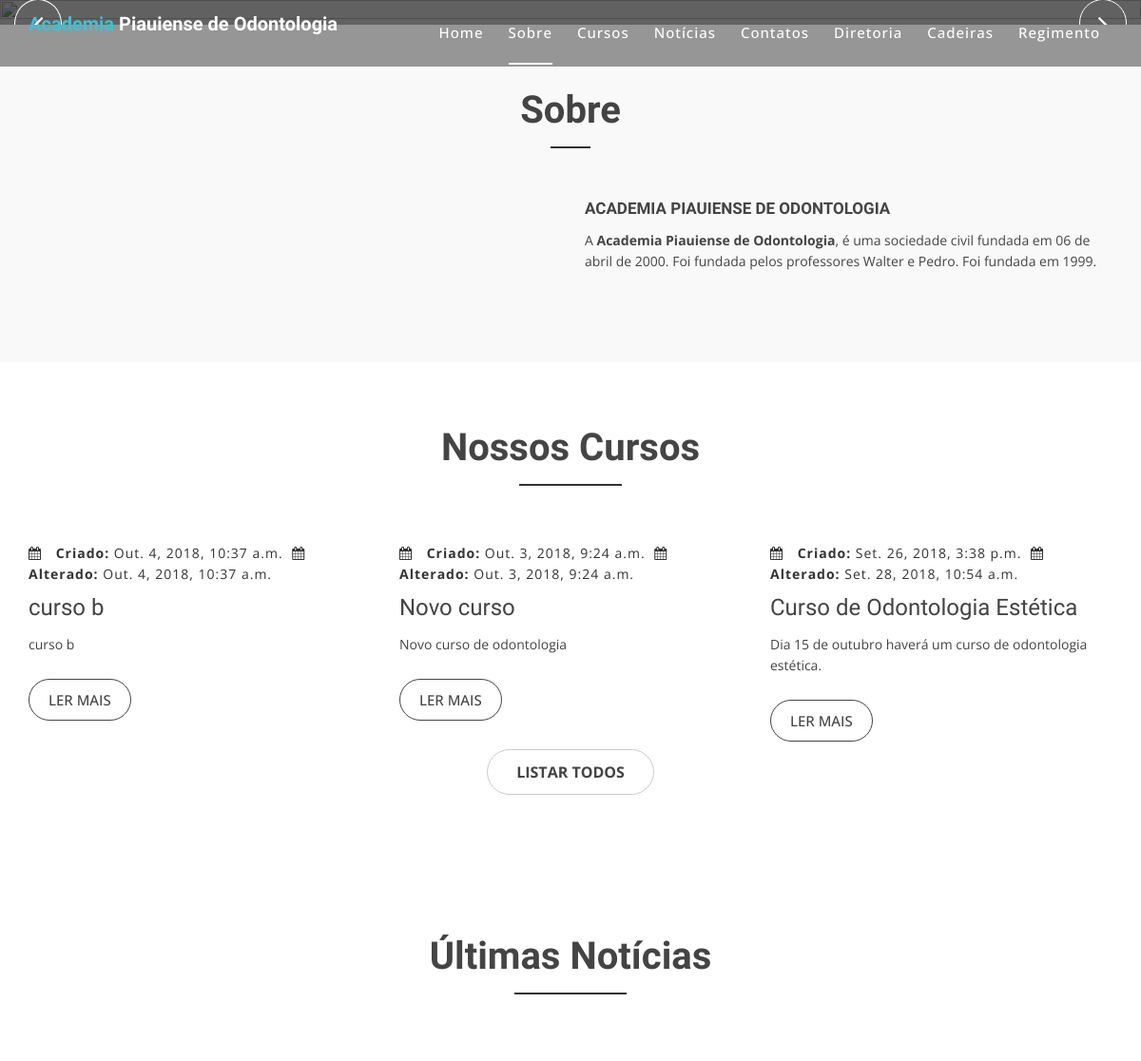
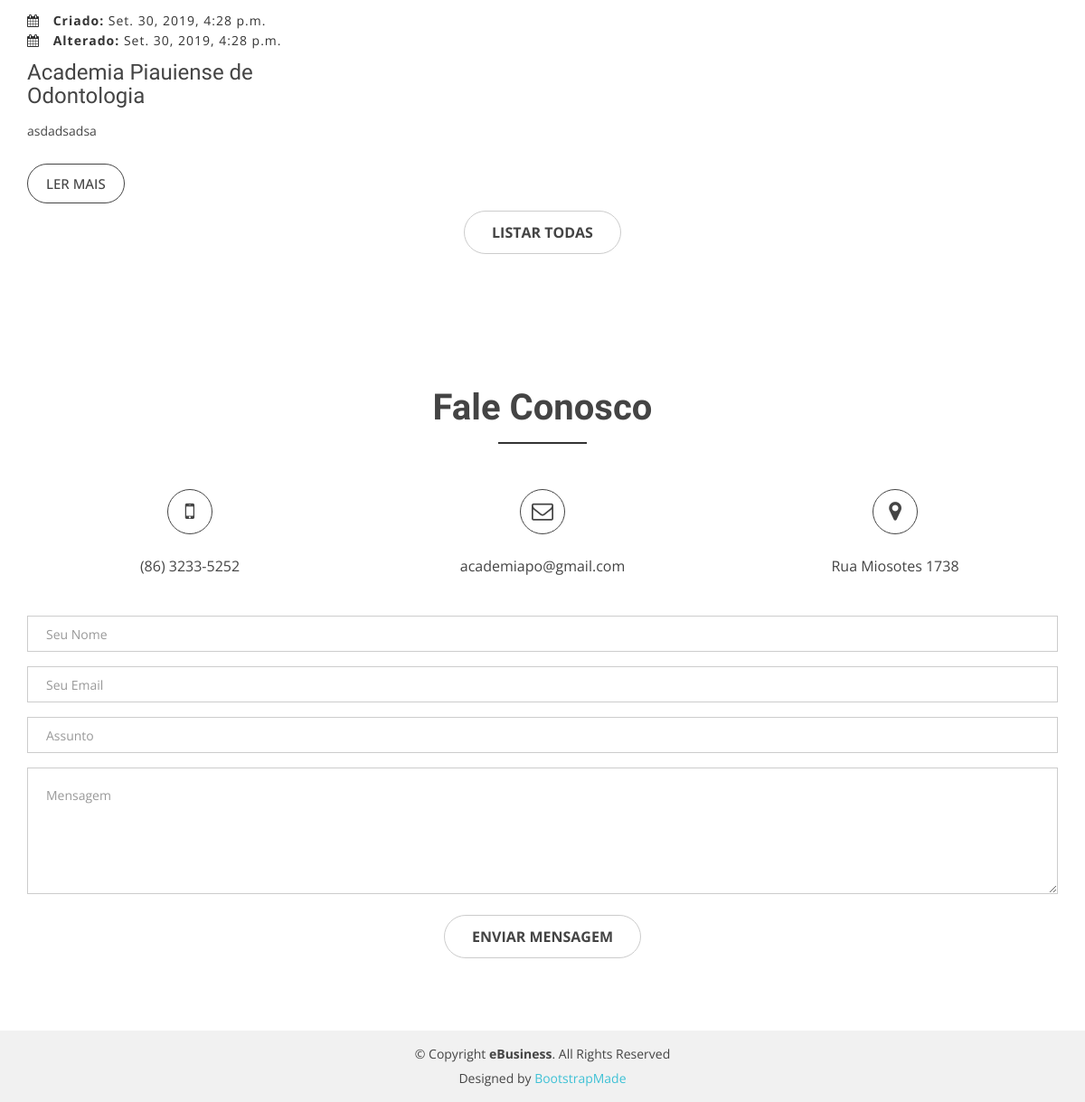
The page / on the database its author committed (2 pictures, top to bottom).
### core/models.py (models this page shows)
class Curso(models.Model):
	nome = models.CharField(max_length=1000)
	descricao = models.CharField(max_length=1000)
	conteudo = models.CharField(max_length=1000)
	criado = models.DateTimeField(auto_now_add=True)
	modificado = models.DateTimeField(auto_now=True)

class Noticia(models.Model):
	titulo = models.CharField(max_length=1000)
	subtitulo = models.CharField(max_length=1000)
	conteudo = models.CharField(max_length=40000)
	criado = models.DateTimeField(auto_now_add=True)
	modificado = models.DateTimeField(auto_now=True)
	imagem = models.ImageField(upload_to='imagens/', blank=True, null=True)

class Home(models.Model):
	telefone = models.CharField(max_length=50)
	email = models.CharField(max_length=50)
	localizadao = models.CharField(max_length=100)
	imagem = models.ImageField(upload_to='imagens/', blank=True, null=True)

### front/views.py (the view)
# urls.py: path('', views.index, name='index'),
def index(request):
	noticias = Noticia.objects.all()
	cursos = Curso.objects.all()
	if len(noticias) >= 3:
		ultimas_noticias = noticias[len(noticias) - 3 : len(noticias)]
	elif len(noticias) >= 2:
		ultimas_noticias = noticias[len(noticias) - 2 : len(noticias)]
	else:
		ultimas_noticias = noticias
	if len(cursos) >= 3:
		ultimos_cursos = cursos[len(cursos) - 3 : len(cursos)]
	elif len(cursos) >= 2:
		ultimos_cursos = cursos[len(cursos) - 2 : len(cursos)]
	else:
		ultimos_cursos = cursos
	ultimas_noticias.reverse()
	ultimos_cursos.reverse()
	sobre = Sobre.objects.get(id=1)
	home = Home.objects.get(id=1)
	return render(request, 'index.html', {'sobre': sobre, 'ultimas_noticias': ultimas_noticias, 'ultimos_cursos': ultimos_cursos, 'home': home})

### front/templates/index.html (shortened to what this page needs)
{% load staticfiles %}
<!doctype html>
<html lang="pt-br">
<head>
  <link href="{% static "lib/bootstrap/css/bootstrap.min.css" %}" rel="stylesheet">
  <link href="{% static "lib/nivo-slider/css/nivo-slider.css" %}" rel="stylesheet">
  <link href="{% static "lib/owlcarousel/owl.carousel.css" %}" rel="stylesheet">
  <link href="{% static "lib/owlcarousel/owl.transitions.css" %}" rel="stylesheet">
  <link href="{% static "lib/font-awesome/css/font-awesome.min.css" %}" rel="stylesheet">
  <link href="{% static "lib/animate/animate.min.css" %}" rel="stylesheet">
  <link href="{% static "lib/venobox/venobox.css" %}" rel="stylesheet">
  <link href="{% static "css/nivo-slider-theme.css" %}" rel="stylesheet">
  <link href="{% static "css/style.css" %}" rel="stylesheet">
  <link href="{% static "css/responsive.css" %}" rel="stylesheet">
</head>
<body data-spy="scroll" data-target="#navbar-example">
  <header>
    <div id="sticker" class="header-area">
      <div class="container">
        <div class="row">
          <div class="col-md-12 col-sm-12">
            <nav class="navbar navbar-default">
              <div class="navbar-header">
                <a class="navbar-brand page-scroll sticky-logo" href="{% url 'index' %}">
                  <h1><span>Academia</span> Piauiense de Odontologia</h1>
								</a>
              </div>
              <div class="collapse navbar-collapse main-menu bs-example-navbar-collapse-1" id="navbar-example">
                <ul class="nav navbar-nav navbar-right">
                  <li class="active">
                    <a class="page-scroll" href="#home">Home</a>
                  </li>
                  <li>
                    <a class="page-scroll" href="#sobre">Sobre</a>
                  </li>
                  <li>
                    <a class="page-scroll" href="#cursos">Cursos</a>
                  </li>
                  <li>
                    <a class="page-scroll" href="#noticias">Notícias</a>
                  </li>
                  <li>
                    <a class="page-scroll" href="#contatos">Contatos</a>
                  </li>
                  <li>
                    <a href="{% url 'front_diretoria' %}">Diretoria</a>
                  </li>
                  <li>
                    <a class="page-scroll" href="{%url 'front_cadeiras_fundadores' %}">Cadeiras</a>
                  </li>
                  <li>
                    <a href="{% url 'front_estatuto' %}">Regimento</a>
                  </li>
                </ul>
              </div>
            </nav>
          </div>
        </div>
      </div>
    </div>
  </header>
  <div id="home" class="slider-area">
    <div class="bend niceties preview-2">
      <div id="ensign-nivoslider" class="slides">
      </div>
    </div>
  </div>
  <div id="sobre" class="about-area area-padding">
    <div class="container">
      <div class="row">
        <div class="col-md-12 col-sm-12 col-xs-12">
          <div class="section-headline text-center">
            <h2>Sobre</h2>
          </div>
        </div>
      </div>
      <div class="row">
        <div class="col-md-6 col-sm-6 col-xs-12">
          <div class="well-left">
            <div class="single-well">
              <a href="#">
								</a>
            </div>
          </div>
        </div>
        <div class="col-md-6 col-sm-6 col-xs-12">
          <div class="well-middle">
            <div class="single-well">
              <a href="#">
                <h4 class="sec-head">Academia Piauiense de Odontologia</h4>
              </a>
              <div id="div_conteudo_sobre"></div>
            </div>
          </div>
        </div>
      </div>
    </div>
  </div>
  <div id="cursos" class="blog-area">
    <div class="blog-inner area-padding">
      <div class="container ">
        <div class="row">
          <div class="col-md-12 col-sm-12 col-xs-12">
            <div class="section-headline text-center">
              <h2>Nossos Cursos</h2>
            </div>
          </div>
        </div>
        <div class="row">
          {% for curso in ultimos_cursos %}
          <div class="col-md-4 col-sm-4 col-xs-12">
            <div class="single-blog">
              <div class="blog-meta">
                <span class="date-type">
                  <i class="fa fa-calendar"></i> <b>Criado:</b> {{curso.criado}}
                </span>
                <span class="date-type">
                  <i class="fa fa-calendar"></i> <b>Alterado:</b> {{curso.modificado}}
                </span>
              </div>
              <div class="blog-text">
                <h4>
                  <a href="blog.html">{{curso.nome}}</a>
                </h4>
                <p>
                  {{curso.conteudo}}
                </p>
              </div>
              <span>
                <a href="{% url 'front_detalha_curso' curso.id %}" class="ready-btn">Ler Mais</a>
              </span>
            </div>
          </div>
          {% endfor %}
          <div class="col-md-12 col-sm-12 col-xs-12">
            <div class="form contact-form">
              <div class="text-center">
                <a href="{% url 'front_cursos' %}"><button type="submit">Listar Todos</button></a>
              </div>
            </div>
          </div>
        </div>
      </div>
    </div>
  </div>
  <div id="noticias" class="blog-area">
    <div class="blog-inner area-padding">
      <div class="container ">
        <div class="row">
          <div class="col-md-12 col-sm-12 col-xs-12">
            <div class="section-headline text-center">
              <h2>Últimas Notícias</h2>
            </div>
          </div>
        </div>
        <div class="row">
          {% for noticia in ultimas_noticias %}
          <div class="col-md-4 col-sm-4 col-xs-12">
            <div class="single-blog">
              <div class="single-blog-img">
              </div>
              <div class="blog-meta">
                <span class="date-type">
									<i class="fa fa-calendar"></i> <b>Criado: </b>{{noticia.criado}}
								</span>
                <br>
                <span class="date-type">
                  <i class="fa fa-calendar"></i> <b>Alterado: </b>{{noticia.modificado}}
                </span>
              </div>
              <div class="blog-text">
                <h4>
                  <a>{{noticia.titulo}}</a>
								</h4>
                <div id="div_conteudo_noticia{{noticia.id}}">
                </div>
              </div>
              <span>
								<a href="{% url 'front_detalha_noticia' noticia.id %}" class="ready-btn">Ler Mais</a>
							</span>
            </div>
          </div>
          {% endfor %}
          <div class="col-md-12 col-sm-12 col-xs-12">
            <div class="form contact-form">
              <div class="text-center">
                <a href="{% url 'front_noticias' %}"><button type="submit">Listar Todas</button></a>
              </div>
            </div>
          </div>
        </div>
      </div>
    </div>
  </div>
  <div id="contatos" class="contact-area">
    <div class="contact-inner area-padding">
      <div class="container ">
        <div class="row">
          <div class="col-md-12 col-sm-12 col-xs-12">
            <div class="section-headline text-center">
              <h2>Fale Conosco</h2>
            </div>
          </div>
        </div>
        <div class="row">
          <div class="col-md-4 col-sm-4 col-xs-12">
            <div class="contact-icon text-center">
              <div class="single-icon">
                <i class="fa fa-mobile"></i>
                <p>
                  {{home.telefone}}<br>
                </p>
              </div>
            </div>
          </div>
          <div class="col-md-4 col-sm-4 col-xs-12">
            <div class="contact-icon text-center">
              <div class="single-icon">
                <i class="fa fa-envelope-o"></i>
                <p>
                  {{home.email}}<br>
                </p>
              </div>
            </div>
          </div>
          <div class="col-md-4 col-sm-4 col-xs-12">
            <div class="contact-icon text-center">
              <div class="single-icon">
                <i class="fa fa-map-marker"></i>
                <p>
                  {{home.localizadao}}
                </p>
              </div>
            </div>
          </div>
        </div>
        <div class="row">
          <div class="col-md-12 col-sm-12 col-xs-12">
            <div class="form contact-form">
              <form action="{% url 'email_enviar' %}" method="POST">
                <div class="form-group">
                  <input type="text" name="nome" class="form-control" id="name" placeholder="Seu Nome" data-rule="minlen:4" data-msg="O seu nome deve conter pelo menos 4 caracteres" />
                </div>
                <div class="form-group">
                  <input type="email" class="form-control" name="email" id="email" placeholder="Seu Email" data-rule="email" data-msg="Digite um email válido" />
                </div>
                <div class="form-group">
                  <input type="text" class="form-control" name="assunto" id="subject" placeholder="Assunto" data-rule="minlen:4" data-msg="O assunto deve conter pelo menos 8 caracteres" />
                </div>
                <div class="form-group">
                  <textarea class="form-control" name="mensagem" rows="5" data-rule="required" data-msg="Por favor, escreva sua mensagem para nós" placeholder="Mensagem"></textarea>
                </div>
                <div class="text-center"><button type="submit">Enviar Mensagem</button></div>
              </form>
            </div>
          </div>
        </div>
      </div>
    </div>
  </div>
  <footer>
    <div class="footer-area-bottom">
      <div class="container">
        <div class="row">
          <div class="col-md-12 col-sm-12 col-xs-12">
            <div class="copyright text-center">
              <p>
                &copy; Copyright <strong>eBusiness</strong>. All Rights Reserved
              </p>
            </div>
            <div class="credits">
              Designed by <a href="https://bootstrapmade.com/">BootstrapMade</a>
            </div>
          </div>
        </div>
      </div>
    </div>
  </footer>
</body>
</html>

### front/static/css/nivo-slider-theme.css (style rules this page uses)
.slider-area { color: #fff; position: relative; text-align: center; }
.niceties.preview-2 { position: relative; height: 100%; }

### rows shown on the page
Curso: criado "Out. 4, 2018, 10:37 a.m.", modificado "Out. 4, 2018, 10:37 a.m.", nome "curso b", conteudo "curso b"
Curso: criado "Out. 3, 2018, 9:24 a.m.", modificado "Out. 3, 2018, 9:24 a.m.", nome "Novo curso", conteudo "Novo curso de odontologia"
Curso: criado "Set. 26, 2018, 3:38 p.m.", modificado "Set. 28, 2018, 10:54 a.m.", nome "Curso de Odontologia Estética", conteudo "Dia 15 de outubro haverá um curso de odontologia estética."
Noticia: criado "Set. 30, 2019, 4:28 p.m.", modificado "Set. 30, 2019, 4:28 p.m.", titulo "Academia Piauiense de Odontologia"
Home: telefone "(86) 3233-5252", email "academiapo@gmail.com", localizadao "Rua Miosotes 1738"
